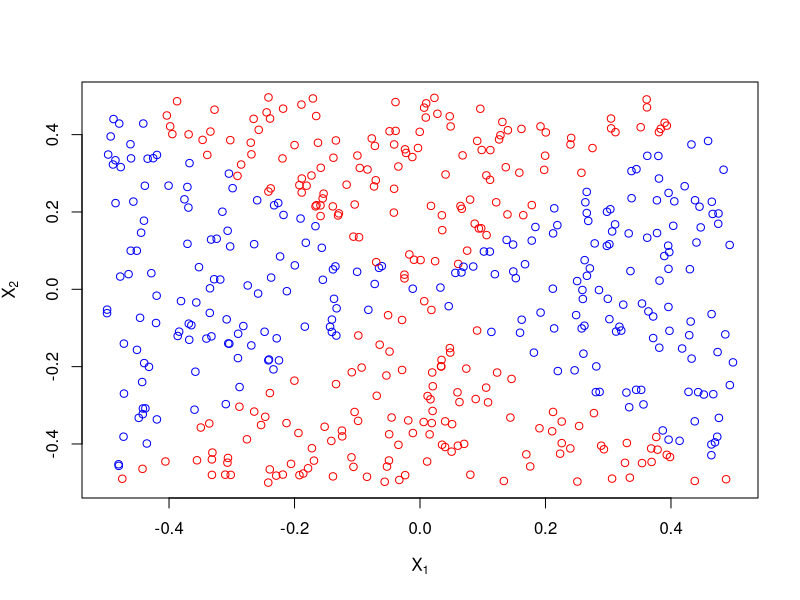
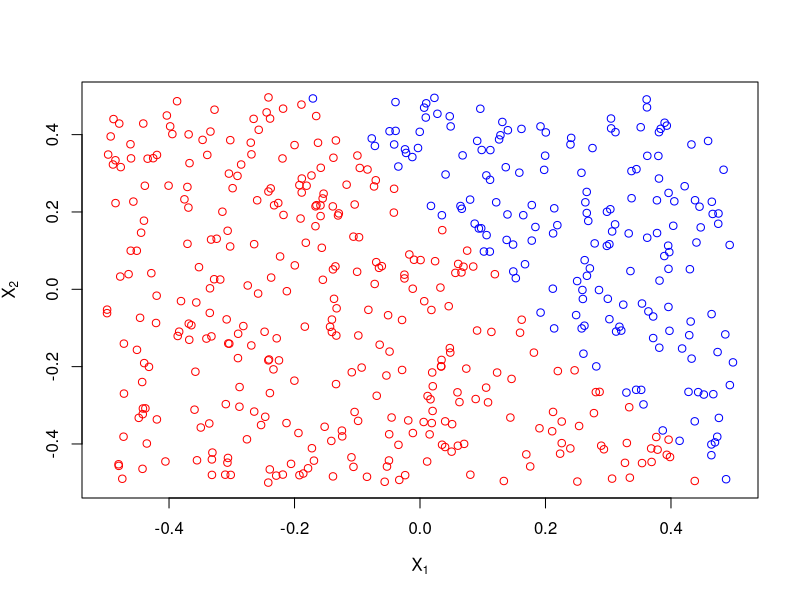
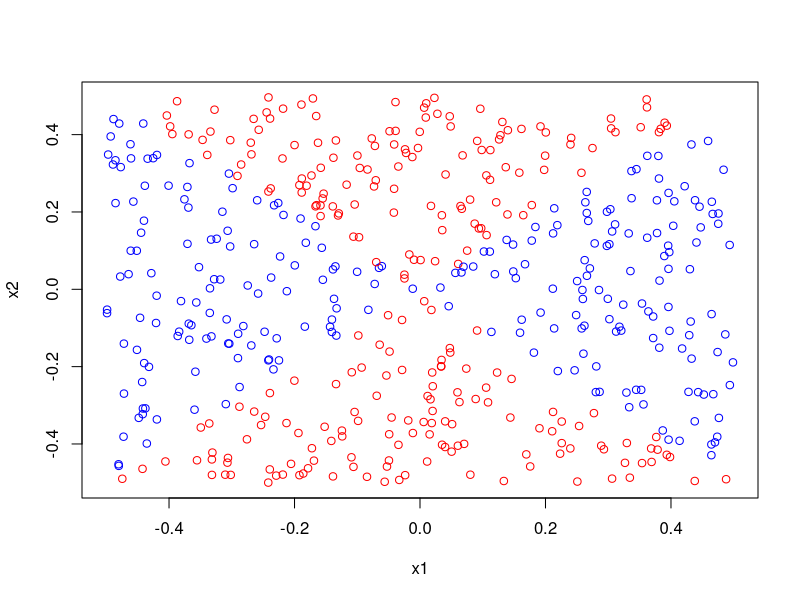
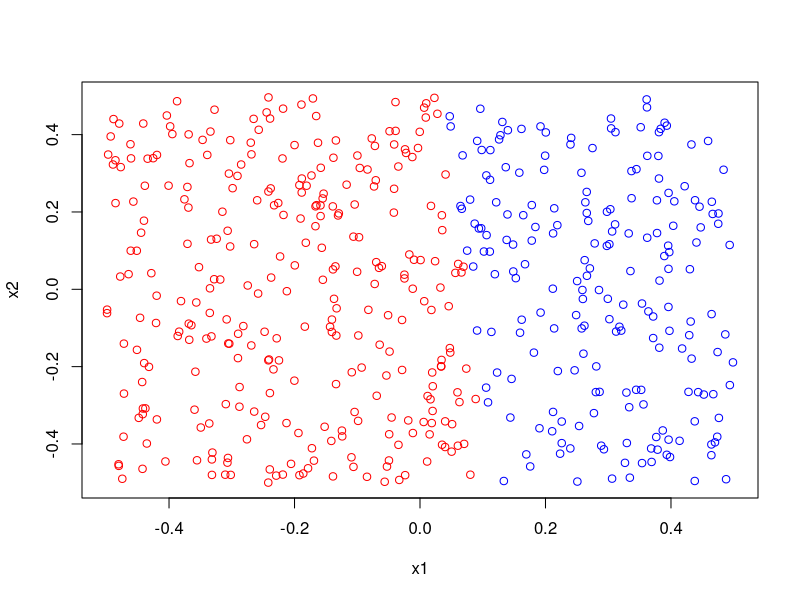
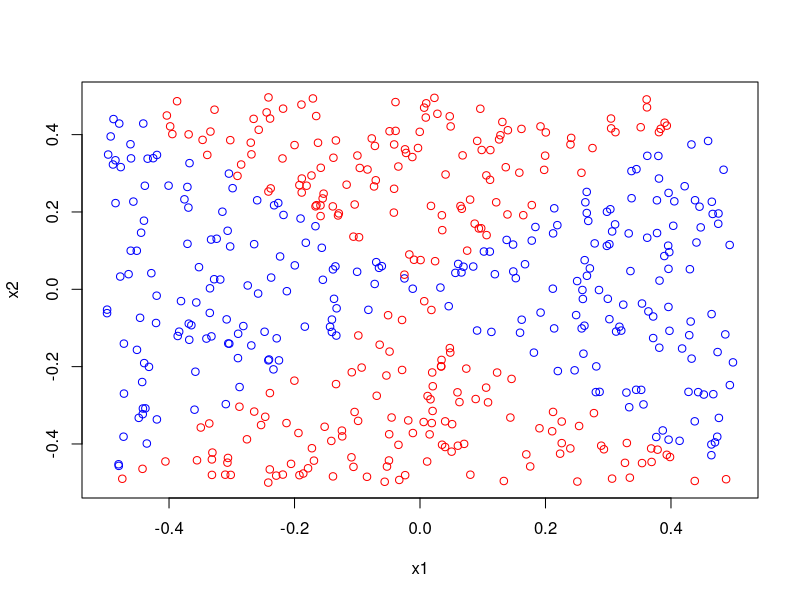

Generate these figures, in order, with R:
## ---- chunk 1
set.seed(123456)
x1 <- runif(500) - 0.5
x2 <- runif(500) - 0.5
y <- 1 * (x1^2 - x2^2 > 0)

df <- data.frame(x1 = x1, x2 = x2, y = y)
## ---- chunk 2
plot(x1, x2, col = ifelse(y == 1, "blue", "red"), xlab = expression(X[1]),
     ylab = expression(X[2]))
## ---- chunk 3
logreg <- glm(y ~ ., data = df, family = "binomial")
## ---- chunk 4
logreg_prob <- predict(logreg, df, type = "response")
logreg_pred <- ifelse(logreg_prob > 0.5, 1, 0)

plot(x1, x2, col = ifelse(logreg_pred == 1, "blue", "red"),
     xlab = expression(X[1]), ylab = expression(X[2]))
## ---- chunk 5
logreg_mixed <- glm(y ~ x1 + I(x1^2) + x2 + I(x2^2) + I(x1 * x2), data = df,
                    family = "binomial")
## ---- chunk 6
logreg_mixed_prob <- predict(logreg_mixed, type = "response")
logreg_mixed_pred <- ifelse(logreg_mixed_prob > 0.5, 1, 0)

plot(x1, x2, col = ifelse(logreg_mixed_pred == 1, "blue", "red"))
## ---- chunk 7
library(e1071)

svc_tune <- tune(
  svm,
  as.factor(y) ~ x1 + x2,
  data = df,
  kernel = "linear",
  ranges = list(
    cost = c(0.01, 0.1, 1, 10, 100, 500)
  )
)
## ---- chunk 8
svc_fit <- svc_tune$best.model
svc_pred <- predict(svc_fit, df)

plot(x1, x2, col = ifelse(svc_pred == 1, "blue", "red"))
## ---- chunk 9
svm_tune <- tune(
  svm,
  as.factor(y) ~ x1 + x2,
  data = df,
  kernel = "radial",
  ranges = list(
    gamma = 10^seq(-2, 3, length.out = 10),
    cost = 10^seq(-2, 3, length.out = 10)
  )
)
## ---- chunk 10
svm_fit <- svm_tune$best.model
svm_pred <- predict(svm_fit, df)

plot(x1, x2, col = ifelse(svm_pred == 1, "blue", "red"))
